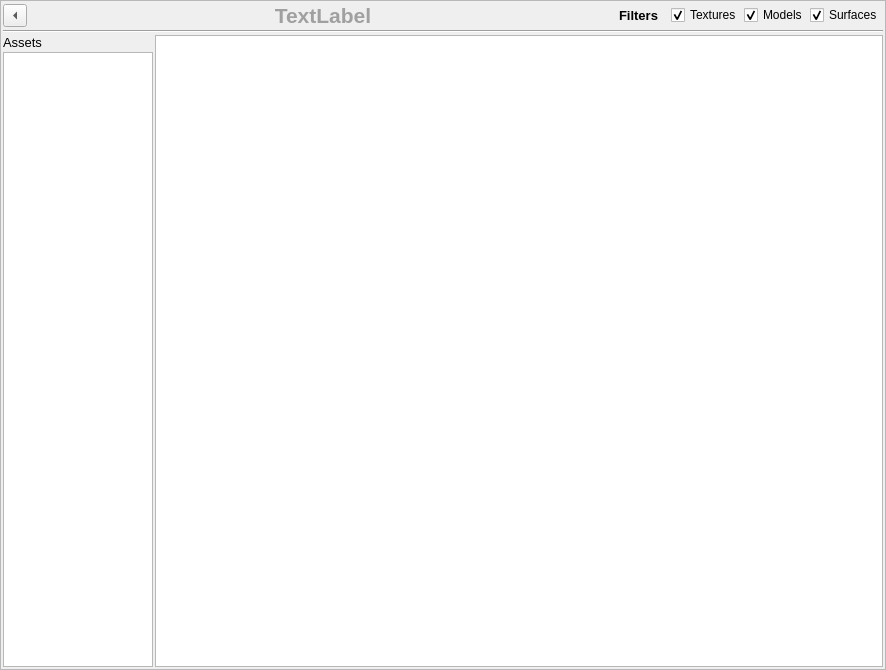
<?xml version="1.0" encoding="UTF-8"?>
<ui version="4.0">
 <class>AssetBrowser</class>
 <widget class="QDockWidget" name="AssetBrowser">
  <property name="geometry">
   <rect>
    <x>0</x>
    <y>0</y>
    <width>886</width>
    <height>670</height>
   </rect>
  </property>
  <property name="font">
   <font>
    <family>Segoe UI</family>
   </font>
  </property>
  <property name="styleSheet">
   <string notr="true"/>
  </property>
  <property name="features">
   <set>QDockWidget::AllDockWidgetFeatures</set>
  </property>
  <property name="windowTitle">
   <string>Asset browser</string>
  </property>
  <widget class="QWidget" name="dockWidgetContents">
   <property name="styleSheet">
    <string notr="true"/>
   </property>
   <layout class="QGridLayout" name="gridLayout_2">
    <property name="margin">
     <number>0</number>
    </property>
    <property name="spacing">
     <number>2</number>
    </property>
    <item row="0" column="0">
     <widget class="QFrame" name="frame">
      <property name="focusPolicy">
       <enum>Qt::NoFocus</enum>
      </property>
      <property name="styleSheet">
       <string notr="true"/>
      </property>
      <property name="frameShape">
       <enum>QFrame::StyledPanel</enum>
      </property>
      <property name="frameShadow">
       <enum>QFrame::Plain</enum>
      </property>
      <property name="lineWidth">
       <number>1</number>
      </property>
      <property name="midLineWidth">
       <number>0</number>
      </property>
      <layout class="QGridLayout" name="gridLayout">
       <property name="margin">
        <number>2</number>
       </property>
       <property name="spacing">
        <number>2</number>
       </property>
       <item row="0" column="0" colspan="2">
        <layout class="QHBoxLayout" name="horizontalLayout" stretch="0,0,0,0,0,0">
         <property name="topMargin">
          <number>0</number>
         </property>
         <item>
          <widget class="QToolButton" name="backButton">
           <property name="text">
            <string>...</string>
           </property>
           <property name="popupMode">
            <enum>QToolButton::InstantPopup</enum>
           </property>
           <property name="arrowType">
            <enum>Qt::LeftArrow</enum>
           </property>
          </widget>
         </item>
         <item>
          <widget class="QLabel" name="categoryLabel">
           <property name="sizePolicy">
            <sizepolicy hsizetype="Expanding" vsizetype="Preferred">
             <horstretch>0</horstretch>
             <verstretch>0</verstretch>
            </sizepolicy>
           </property>
           <property name="font">
            <font>
             <family>Segoe UI</family>
             <pointsize>16</pointsize>
             <weight>75</weight>
             <bold>true</bold>
            </font>
           </property>
           <property name="styleSheet">
            <string notr="true">color:rgb(160, 160, 160)</string>
           </property>
           <property name="text">
            <string>TextLabel</string>
           </property>
           <property name="alignment">
            <set>Qt::AlignCenter</set>
           </property>
          </widget>
         </item>
         <item>
          <widget class="QLabel" name="label">
           <property name="font">
            <font>
             <pointsize>10</pointsize>
             <weight>75</weight>
             <bold>true</bold>
            </font>
           </property>
           <property name="text">
            <string>Filters   </string>
           </property>
          </widget>
         </item>
         <item>
          <widget class="QCheckBox" name="texturesFilter">
           <property name="styleSheet">
            <string notr="true">c</string>
           </property>
           <property name="text">
            <string>Textures</string>
           </property>
           <property name="checked">
            <bool>true</bool>
           </property>
          </widget>
         </item>
         <item>
          <widget class="QCheckBox" name="modelsFilter">
           <property name="text">
            <string>Models</string>
           </property>
           <property name="checked">
            <bool>true</bool>
           </property>
          </widget>
         </item>
         <item>
          <widget class="QCheckBox" name="surfacesFilter">
           <property name="text">
            <string>Surfaces</string>
           </property>
           <property name="checked">
            <bool>true</bool>
           </property>
          </widget>
         </item>
        </layout>
       </item>
       <item row="4" column="0" colspan="2">
        <layout class="QHBoxLayout" name="horizontalLayout_2">
         <property name="spacing">
          <number>2</number>
         </property>
         <property name="topMargin">
          <number>0</number>
         </property>
         <item>
          <layout class="QVBoxLayout" name="verticalLayout" stretch="0,0">
           <property name="spacing">
            <number>2</number>
           </property>
           <property name="sizeConstraint">
            <enum>QLayout::SetDefaultConstraint</enum>
           </property>
           <item>
            <widget class="QLabel" name="label_2">
             <property name="sizePolicy">
              <sizepolicy hsizetype="Minimum" vsizetype="Preferred">
               <horstretch>0</horstretch>
               <verstretch>0</verstretch>
              </sizepolicy>
             </property>
             <property name="font">
              <font>
               <family>Segoe UI</family>
               <pointsize>10</pointsize>
              </font>
             </property>
             <property name="text">
              <string>Assets</string>
             </property>
             <property name="alignment">
              <set>Qt::AlignLeading|Qt::AlignLeft|Qt::AlignVCenter</set>
             </property>
            </widget>
           </item>
           <item>
            <widget class="QListWidget" name="rootFolderWidget">
             <property name="sizePolicy">
              <sizepolicy hsizetype="Minimum" vsizetype="Expanding">
               <horstretch>0</horstretch>
               <verstretch>0</verstretch>
              </sizepolicy>
             </property>
             <property name="minimumSize">
              <size>
               <width>0</width>
               <height>0</height>
              </size>
             </property>
             <property name="maximumSize">
              <size>
               <width>150</width>
               <height>16777215</height>
              </size>
             </property>
             <property name="font">
              <font>
               <family>Segoe UI</family>
              </font>
             </property>
             <property name="styleSheet">
              <string notr="true">color: white;</string>
             </property>
             <property name="frameShape">
              <enum>QFrame::StyledPanel</enum>
             </property>
             <property name="frameShadow">
              <enum>QFrame::Plain</enum>
             </property>
             <property name="showDropIndicator" stdset="0">
              <bool>false</bool>
             </property>
             <property name="alternatingRowColors">
              <bool>false</bool>
             </property>
             <property name="selectionBehavior">
              <enum>QAbstractItemView::SelectRows</enum>
             </property>
             <property name="resizeMode">
              <enum>QListView::Fixed</enum>
             </property>
             <property name="layoutMode">
              <enum>QListView::SinglePass</enum>
             </property>
             <property name="batchSize">
              <number>100</number>
             </property>
            </widget>
           </item>
          </layout>
         </item>
         <item>
          <widget class="ResourceBrowser::TiledGraphicsView" name="assetView">
           <property name="sizePolicy">
            <sizepolicy hsizetype="Expanding" vsizetype="Expanding">
             <horstretch>0</horstretch>
             <verstretch>0</verstretch>
            </sizepolicy>
           </property>
           <property name="minimumSize">
            <size>
             <width>0</width>
             <height>0</height>
            </size>
           </property>
           <property name="alignment">
            <set>Qt::AlignLeading|Qt::AlignLeft|Qt::AlignTop</set>
           </property>
           <property name="transformationAnchor">
            <enum>QGraphicsView::NoAnchor</enum>
           </property>
           <property name="viewportUpdateMode">
            <enum>QGraphicsView::FullViewportUpdate</enum>
           </property>
          </widget>
         </item>
        </layout>
       </item>
       <item row="1" column="0" colspan="2">
        <widget class="Line" name="line">
         <property name="orientation">
          <enum>Qt::Horizontal</enum>
         </property>
        </widget>
       </item>
      </layout>
     </widget>
    </item>
   </layout>
  </widget>
 </widget>
 <customwidgets>
  <customwidget>
   <class>ResourceBrowser::TiledGraphicsView</class>
   <extends>QGraphicsView</extends>
   <header>tiledgraphicsview.h</header>
  </customwidget>
 </customwidgets>
 <resources/>
 <connections/>
</ui>
